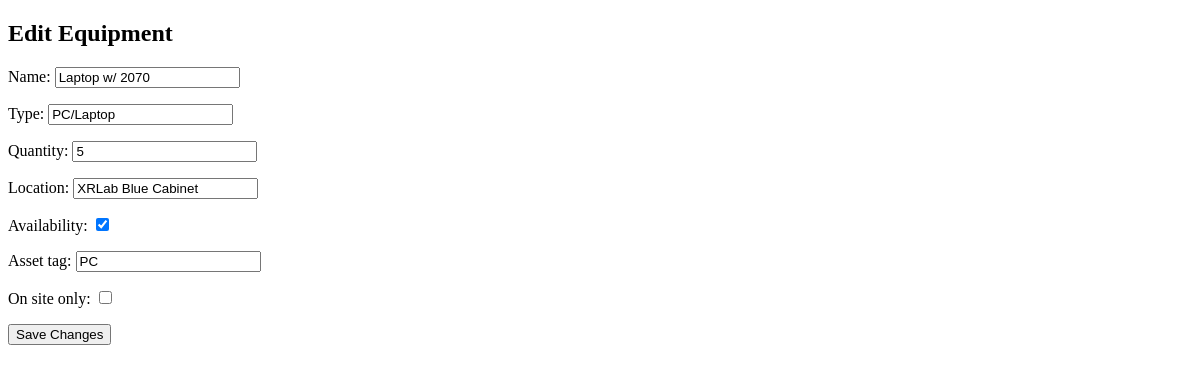
Before: /edit_equipment/2/ with the older database file.
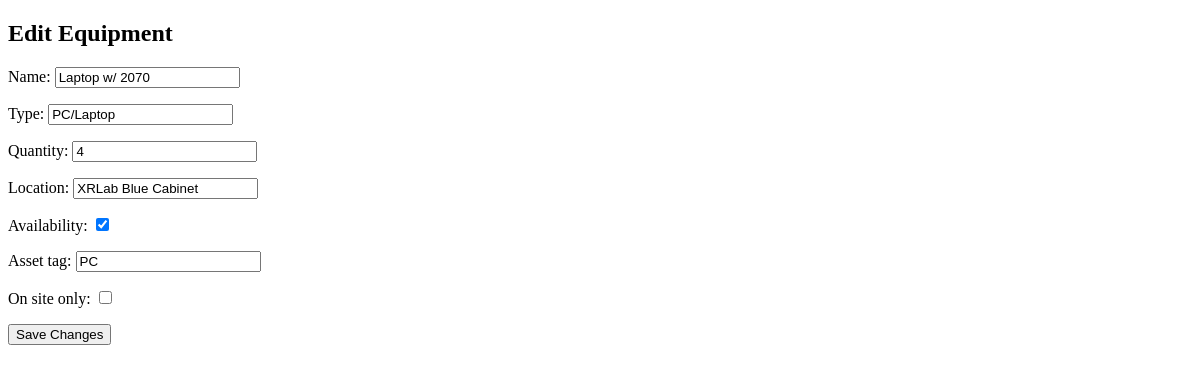
After: the same page with the newer database file.
### main_name/models.py (models this page shows, shortened)
class Equipment(models.Model):
    name = models.CharField(max_length=100)
    type = models.CharField(max_length=100)
    quantity = models.IntegerField(default=0)
    location = models.CharField(max_length=100)
    status = models.CharField(max_length=100)
    availability = models.BooleanField(default=True)
    asset_tag = models.CharField(max_length=100)
    on_site_only = models.BooleanField(default=False)

### main_name/adminviews.py (the view)
# urls.py: path('edit_equipment/<int:equipment_id>/', adminviews.edit_equipment, name='edit_equipment'),
def edit_equipment(request, equipment_id):
    equipment = get_object_or_404(Equipment, pk=equipment_id)
    if request.method == 'POST':
        form = EquipmentForm(request.POST, instance=equipment)
        if form.is_valid():
            form.save()
            return redirect('equipment_list')
    else:
        form = EquipmentForm(instance=equipment)
    return render(request, 'edit_equipment.html', {'form': form})

### main_name/forms.py
class EquipmentForm(forms.ModelForm):
    class Meta:
        model = Equipment
        fields = ['name', 'type', 'quantity', 'location', 'availability', 'asset_tag', 'on_site_only']

### main_name/templates/edit_equipment.html (shortened to what this page needs)
{% extends 'inventory/base.html' %}
{% block content %}
<h2>Edit Equipment</h2>
<form method="post">
    {{ form.as_p }}
    <button type="submit">Save Changes</button>
</form>
{% endblock %}

Changed rows visible on the page:
changed Equipment "PC/Laptop": quantity "5" → "4"
